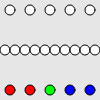
Frame 1 (no input)
Frame 60 (no input): identical to frame 1, image omitted
Frame 120 (the mouse pressed at the canvas centre since frame 60): identical to frame 1, image omitted

The p5.js sketch that drew this single still picture (run headless with seeded random() and noise() and a simulated clock; from frame 60 on, the mouse is pressed at the canvas centre):

// p5.js sketch
// ── sketch.js
function setup() {
  createCanvas(100, 100);
  smooth();
}

function draw() {
  background(230);
  var size = 10;
  fill(255,255,255);
  for (var i = 0; i < 5; i++) {
    var offset = 10;
    var xPos = i * width/5 + offset;
    ellipse (xPos, 10, size, size);
  }

  // 1. Create a for loop that draws 10 circles on y position 50 in the canvas.
  for (var i = 0; i < 10; i++) {
    var offset = 5;
    var xPos = i * width/10 + offset;
    ellipse (xPos, 50, size, size);
  }
  // 2. Create a for loop that draw 5 circles on y position 90.

  for (var i = 0; i < 5; i++) {
    var offset = 10;
    var xPos = i * width/5 + offset;
    if (xPos<width/2){
      fill(255,0,0);
    }else if (xPos == width/2){
      fill(0,255,0);
    }else {
      fill(0,0,255);
    }
    ellipse (xPos, 90, size, size);

  }
  //    set fill color to red for circles that is positioned on the left side.
  //    set fill color to green for the circle on the middle.
  //    set fill color to blue for circles on the right side.

}
